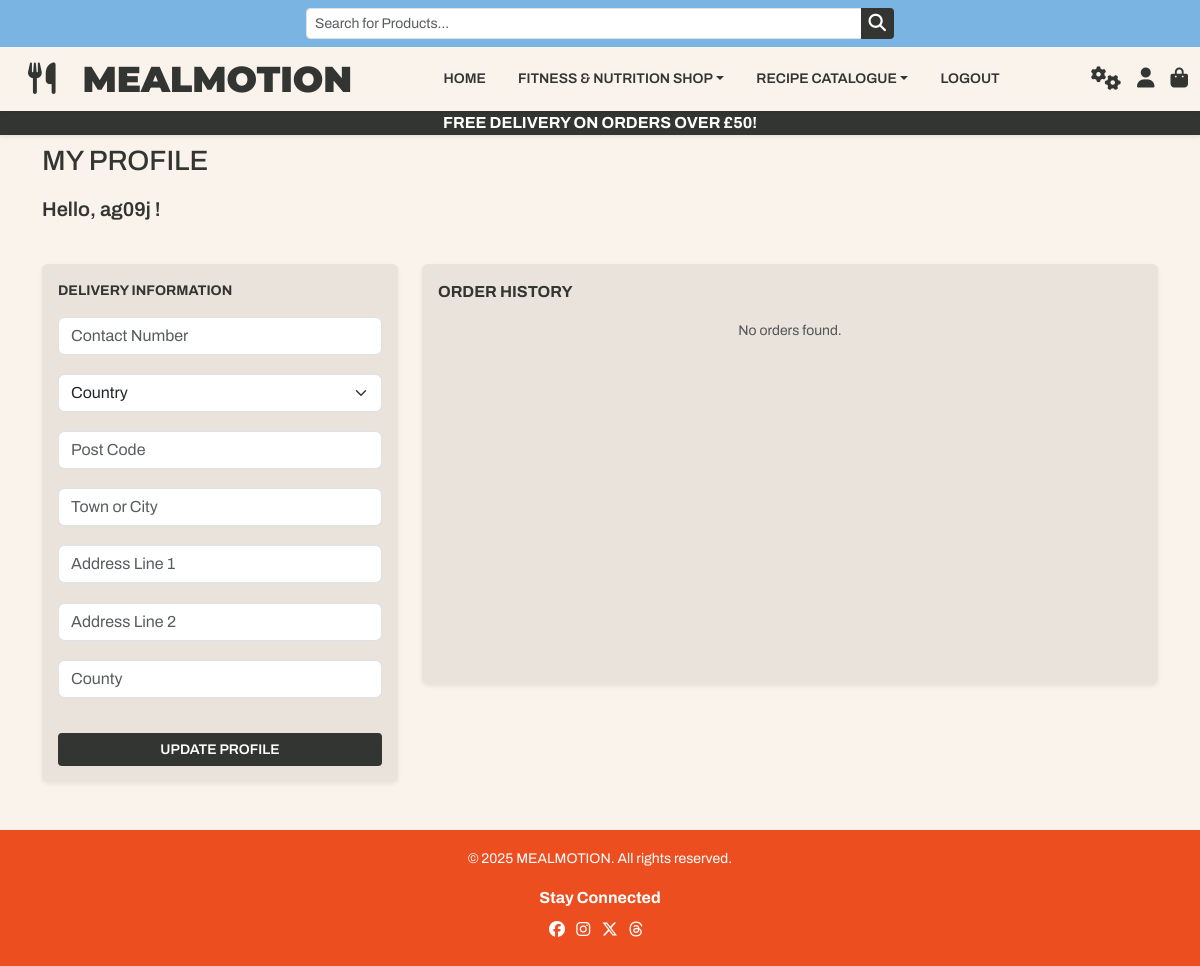
The page /profile/ (signed in) on the database as committed earlier.
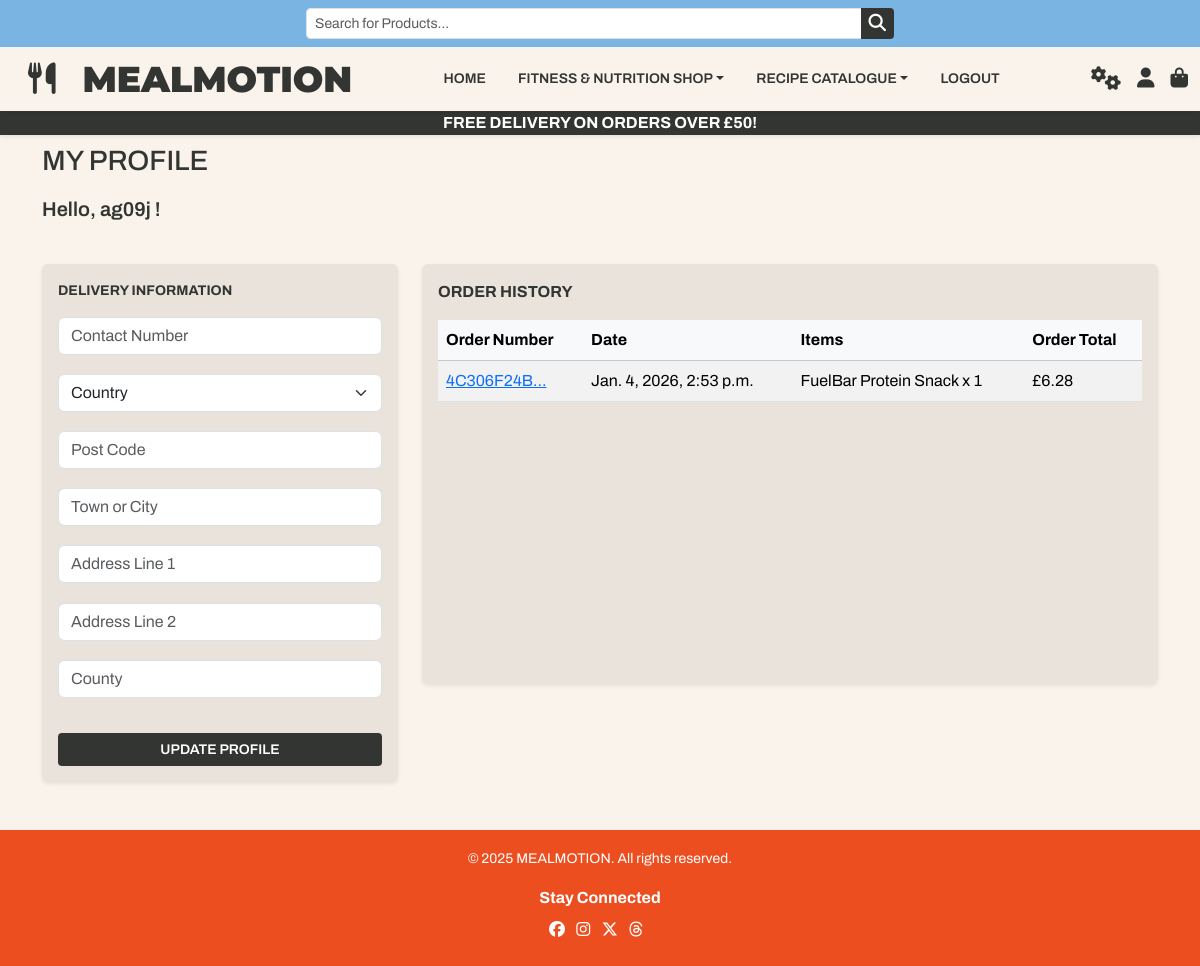
The same page on the database as committed later.
### profiles/models.py (models this page shows, shortened)
class UserProfile(models.Model):
    user = models.OneToOneField(User, on_delete=models.CASCADE)
    default_contact_number = models.CharField(
        max_length=20,
        null=True,
        blank=True,
        )
    default_country = CountryField(
        blank_label='Select a Country',
        max_length=40,
        null=True,
        blank=True,
        )
    default_post_code = models.CharField(max_length=20, null=True, blank=True)
    default_town_or_city = models.CharField(
        max_length=40,
        null=True,
        blank=True,
        )
    default_address_line_1 = models.CharField(
        max_length=80,
        null=True,
        blank=True
    )
    default_address_line_2 = models.CharField(
        max_length=255,
        null=True,
        blank=True,
        )
    default_county = models.CharField(max_length=40, null=True, blank=True)

### checkout/models.py (models this page shows, shortened)
class Order(models.Model):
    order_number = models.CharField(max_length=50, unique=True)
    user_profile = models.ForeignKey(
        UserProfile,
        on_delete=models.SET_NULL,
        null=True,
        blank=True,
        related_name='orders',
        )
    full_name = models.CharField(max_length=255, null=False, blank=False)
    email = models.EmailField(max_length=255, null=False, blank=False)
    contact_number = models.CharField(max_length=20, null=False, blank=False)
    address_line_1 = models.CharField(max_length=80)
    address_line_2 = models.CharField(max_length=255, blank=True, null=True)
    town_or_city = models.CharField(max_length=40)
    post_code = models.CharField(max_length=20, null=False, blank=False)
    county = models.CharField(max_length=40, null=True, blank=True)
    country = CountryField(
        blank_label='Country *',
        max_length=40,
        null=True,
        blank=True,
        )
    delivery_cost = models.DecimalField(
        max_digits=10,
        decimal_places=2,
        default=0,
        null=False,
        )
    subtotal = models.DecimalField(
        max_digits=10,
        decimal_places=2,
        default=0,
        null=False,
        )
    grand_total = models.DecimalField(
        max_digits=10,
        decimal_places=2,
        default=0,
        null=False
        )
    date = models.DateTimeField(auto_now_add=True)

class OrderLineItem(models.Model):
    order = models.ForeignKey(
        Order,
        blank=False,
        null=False,
        on_delete=models.CASCADE,
        related_name='lineitems'
        )
    product = models.ForeignKey(
        Product,
        blank=False,
        null=False,
        on_delete=models.CASCADE
        )
    quantity = models.IntegerField(blank=False, null=False, default=0)
    lineitem_total = models.DecimalField(
        max_digits=10,
        decimal_places=2,
        null=False
        )

### products/models.py (models this page shows, shortened)
class Product(models.Model):
    name = models.CharField(max_length=255)
    description = models.TextField()
    category = models.ForeignKey(
        'Category',
        on_delete=models.SET_NULL,
        null=True,
        blank=True,
        related_name='products'
    )
    price = models.DecimalField(max_digits=8, decimal_places=2)
    rating = models.DecimalField(max_digits=4, decimal_places=2)
    image = models.ImageField(null=True, blank=True)
    image_url = models.URLField(max_length=1024, null=True, blank=True)

### profiles/views.py (the view, shortened to what this page needs)
# urls.py: path('profile/', include('profiles.urls')),
@login_required
def profile(request):
    profile = get_object_or_404(UserProfile, user=request.user)
    form = UserProfileForm(instance=profile)
    orders = profile.orders.all()
    template = 'profiles/profile.html'
    context = {
        'form': form,
        'orders': orders,
        'on_profile_page': True,
    }
    return render(request, template, context)

### profiles/templates/profiles/profile.html (shortened to what this page needs)
{% extends 'base.html' %}
{% load static %}
{% block extra_css %}
<link rel="stylesheet" href="{% static 'profiles/css/profiles.css' %}">
{% endblock %}
{% block content %}
<main class="py-4">
    <div class="container">
        <div class="row gy-4">
            <h3 class="text-uppercase text-start mt-4">My Profile</h3>
            <p class="fs-5 fw-semibold mt-2">Hello, {{ user.username }} !</p>
            <div class="col-12 col-md-4">
                <div class="d-flex flex-column mb-4 p-3 shadow-sm rounded form-box">
                    <p class="fw-bold text-start text-uppercase mb-3">Delivery Information</p>
                    <form method="POST" action="{% url 'profile' %}" id="profile-info">
                        {{ form|crispy }}
                        <button type="submit" class="btn w-100 rounded-1 def-btn text-uppercase mt-3">
                            Update Profile
                        </button>
                    </form>
                </div>
            </div>
            <div class="col-12 col-md-8">
                <div class="d-flex flex-column mb-4 p-3 shadow-sm rounded order-history form-box h-100">
                    <p class="fs-6 fw-bold text-start text-uppercase mb-3">Order History</p>
                    {% if orders %}
                    <div class="table-responsive">
                        <table class="table table-striped table-hover">
                            <thead class="table-light">
                                <tr>
                                    <th scope="col">Order Number</th>
                                    <th scope="col">Date</th>
                                    <th scope="col">Items</th>
                                    <th scope="col">Order Total</th>
                                </tr>
                            </thead>
                            <tbody>
                                {% for order in orders %}
                                <tr>
                                    <td>
                                        <a href="{% url 'order_history' order.order_number %}"
                                            title="{{ order.order_number }}">{{order.order_number|truncatechars:10}}</a>
                                    </td>
                                    <td>{{ order.date }}</td>
                                    <td>
                                        <ul class="list-unstyled mb-0">
                                            {% for item in order.lineitems.all %}
                                            <li>{{ item.product.name }} x {{ item.quantity }}</li>
                                            {% endfor %}
                                        </ul>
                                    </td>
                                    <td>£{{ order.grand_total }}</td>
                                </tr>
                                {% endfor %}
                            </tbody>
                        </table>
                    </div>
                    {% else %}
                    <p class="text-muted text-center mb-0">No orders found.</p>
                    {% endif %}
                </div>
            </div>
        </div>
    </div>
</main>
{% endblock %}

### templates/base.html (shortened to what this page needs)
{% load static %}
<!doctype html>
<html lang="en">
<head>
  <link href="https://cdn.jsdelivr.net/npm/bootstrap@5.3.8/dist/css/bootstrap.min.css" rel="stylesheet"
>
  <link rel="stylesheet" href="{% static 'css/base.css' %}">
  {% block extra_css %}
  {% endblock %}
</head>
<body class="d-flex flex-column min-vh-100">
  {% include 'includes/navbar.html' %}
  <div id="nav-banner" class="container-fluid text-center shadow-sm">
    <strong class="text-uppercase">Free Delivery On Orders Over £{{free_delivery_threshold}}!</strong>
  </div>
  {% block content %}
  {% endblock %}
  {% include 'includes/footer.html' %}
</body>
</html>

### templates/includes/navbar.html (shortened to what this page needs)
<div class="search-bar-top">
  <div class="container-fluid py-2">
    <form method="GET" action="{% url 'products' %}">
      <div class="input-group input-group-sm">
        <input class="form-control" type="search" name="q" placeholder="Search for Products..." aria-label="Search">
        <button class="btn search-btn def-btn text-uppercase" type="submit">
        </button>
      </div>
    </form>
  </div>
</div>
<nav class="navbar fixed-top navbar-expand-lg shadow-sm custom-nav">
  <div class="container-fluid d-flex align-items-center">
    <div class="d-flex align-items-center order-1">
      <a class="navbar-brand" href="{% url 'home' %}">
        <i class="fa-solid fa-utensils fa-sm m-3"></i>
        MEALMOTION
      </a>
    </div>
    <div class="collapse navbar-collapse order-3 order-lg-2 justify-content-center" id="mainNav">
      <ul class="navbar-nav mx-auto gap-2 gap-lg-3 text-center align-items-center">
        <li class="nav-item"><a class="nav-link" href="{% url 'home' %}">Home</a></li>
        <li class="nav-item dropdown">
          <a class="nav-link dropdown-toggle" href="{% url 'products' %}" id="shopDropdown" role="button" data-bs-toggle="dropdown"
            aria-expanded="false">Fitness & Nutrition Shop</a>
        </li>
        <li class="nav-item dropdown">
          <a class="nav-link dropdown-toggle" href="{% url 'recipes' %}" id="recipeDropdown" role="button" data-bs-toggle="dropdown"
            aria-expanded="false">Recipe Catalogue</a>
        </li>
        {% if user.is_authenticated %}
        <li class="nav-item"><a class="nav-link" href="{% url 'account_logout' %}">Logout</a></li>
        {% else %}
        <li class="nav-item"><a class="nav-link" href="{% url 'account_signup' %}">Membership</a></li>
        {% endif %}
      </ul>
    </div>
    <div class="d-flex align-items-center gap-3 order-2 order-lg-3 ms-auto flex-nowrap">
      {% if user.is_authenticated %}
      {% if user.is_superuser %}
      <div class="nav-icon">
        <a href="{% url 'add_product' %}" class="text-reset">
          <i class="fa-solid fa-gears fa-xl mx-3"></i>
        </a>
        <a href="{% url 'profile' %}" class="text-reset">
          <i class="fa-solid fa-user fa-lg"></i>
        </a>
      </div>
      {% else %}
      <div class="nav-icon">
        <a href="{% url 'profile' %}" class="text-reset">
          <i class="fa-solid fa-user fa-lg"></i>
        </a>
      </div>
      {% endif %}
      {% else %}
      <a href="{% url 'account_login' %}" class="text-reset">
        <i class="fa-solid fa-user fa-lg"></i>
      </a>
      {% endif %}
      <div class="nav-icon position-relative">
        <a href="{% url 'bag' %}" class="text-reset text-decoration-none">
          {% if grand_total %}
          <i class="fa-solid fa-bag-shopping fa-bounce fa-lg bag"></i>
          {% else %}
          <i class="fa-solid fa-bag-shopping fa-lg"></i>
          {% endif %}
        </a>
      </div>
    </div>
  </div>
</nav>

### templates/includes/footer.html
<footer class="shadow-sm py-3 mt-auto custom-footer">
  <div
    class="container d-flex flex-column justify-content-between align-items-center text-center gap-3">
    <div>
      <small>&copy; 2025 MEALMOTION. All rights reserved.</small>
    </div>
    <div class="text-center">
      <strong class="d-block mb-2 f-text">Stay Connected</strong>
      <div class="mb-2">
        <a href="https://en-gb.facebook.com/" class="text-reset me-2"><i class="fa-brands fa-facebook"></i></a>
        <a href="https://www.instagram.com/" class="text-reset me-2"><i class="fa-brands fa-instagram"></i></a>
        <a href="https://x.com/" class="text-reset me-2"><i class="fa-brands fa-x-twitter"></i></a>
        <a href="https://www.threads.com/" class="text-reset me-2"><i class="fa-brands fa-threads"></i></a>
      </div>
    </div>
  </div>
</footer>

### static/css/base.css (style rules this page uses)
body { font-family: 'Archivo', sans-serif; background-color: #f9f3ec; color: #333533; display: flex; flex-direction: column; min-height: 100vh; padding-top: 120px; }
p { font-size: 14px; }
.custom-nav { background-color: #f9f3ec !important; height: 64px; margin-top: 46.6px; z-index: 1000; }
.navbar-brand { font-family: 'Montserrat', sans-serif; font-weight: 900; font-size: 36px; color: #333533 !important; }
#nav-banner { background-color: #333533; color: #ffffff; position: fixed; top: 110.6px; left: 0; width: 100%; height: auto; z-index: 999; }
.nav-link { color: #333533 !important; font-weight: 600; font-size: 14px; text-transform: uppercase; }
.nav-icon { display: flex; align-items: center; text-align: center; }
.search-bar-top { background-color: #79b4e2 !important; position: fixed; top: 0; width: 100%; z-index: 1100; }
.search-bar-top form { width: 50%; margin: 0 auto; }
.def-btn { background-color: #333533 !important; color: #ffffff; border: none; font-weight: 600; font-size: 14px; text-transform: uppercase; cursor: pointer; }
.form-box { border-radius: 4px; background-color: #e9e3dc; }
.form-box .form-control { margin-bottom: 1.2rem !important; }
.custom-footer { background-color: #ec4e20 !important; color: #ffffff !important; font-family: 'Archivo', sans-serif; }

### profiles/static/profiles/css/profiles.css (style rules this page uses)
.order-history { max-height: 420px ; overflow-y: auto; }

Rows that differ between the two databases and show on the page:
added Order: order_number "4C306F24B…", date "Jan. 4, 2026, 2:53 p.m.", grand_total "6.28"
added OrderLineItem: product.name "FuelBar Protein Snack", quantity "1"
Other text that changed with them:
text no longer shown: "No orders found."
text now shown: "Order Number Date Items Order Total"
